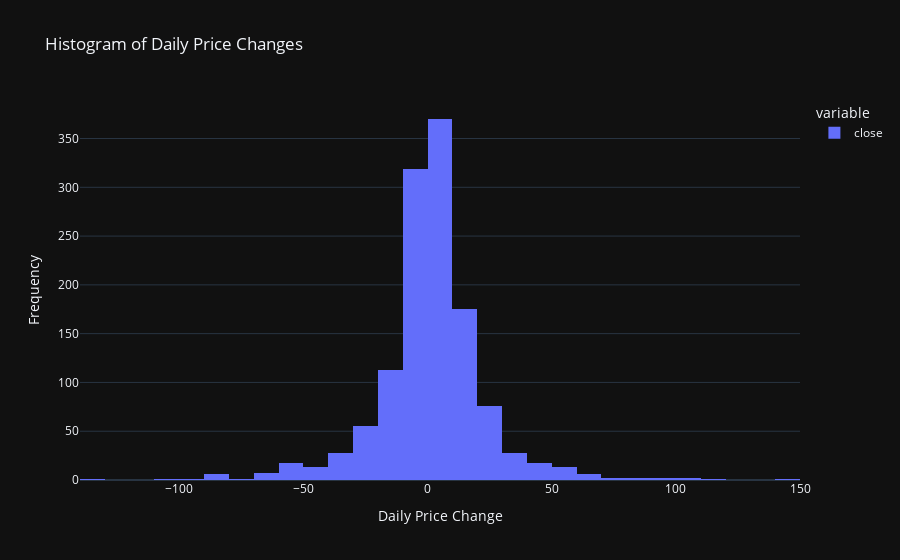

Source (notebook cell):
### Code cell
daily_changes = stock_data['close'].diff()
fig = px.histogram(daily_changes, nbins=50, title='Histogram of Daily Price Changes')
fig.update_xaxes(title='Daily Price Change')
fig.update_yaxes(title='Frequency')
fig.update_layout(template='plotly_dark')
fig.show()

### Figure 1 — Plotly figure (JSON) as saved in the notebook; plotly's stock layout.template omitted (floating-point values rounded to 4 significant figures; data arrays with more than 128 entries replaced by an {"elided": "..."} marker saying what was removed)
{"data": [{"alignmentgroup": "True", "bingroup": "x", "hovertemplate": "variable=close<br>value=%{x}<br>count=%{y}<extra></extra>", "legendgroup": "close", "marker": {"color": "#636efa", "pattern": {"shape": ""}}, "name": "close", "nbinsx": 50, "offsetgroup": "close", "orientation": "v", "showlegend": true, "type": "histogram", "x": {"elided": "1258 float values"}, "xaxis": "x", "yaxis": "y"}], "layout": {"autosize": true, "barmode": "relative", "legend": {"title": {"text": "variable"}, "tracegroupgap": 0}, "title": {"text": "Histogram of Daily Price Changes"}, "xaxis": {"anchor": "y", "autorange": true, "domain": [0, 1], "range": [-140, 150], "title": {"text": "Daily Price Change"}, "type": "linear"}, "yaxis": {"anchor": "x", "autorange": true, "domain": [0, 1], "range": [0, 389.5], "title": {"text": "Frequency"}}}}
